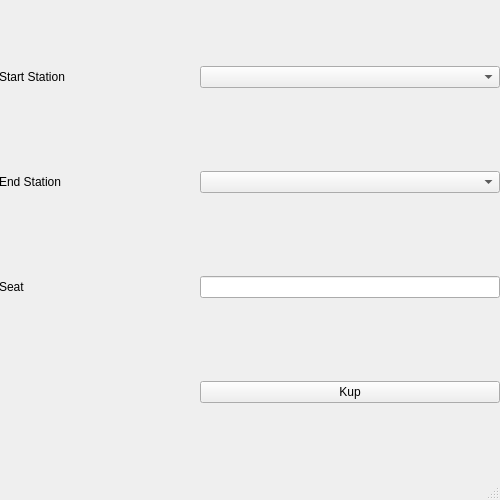
<?xml version="1.0" encoding="UTF-8"?>
<ui version="4.0">
 <class>erwwrw</class>
 <widget class="QMainWindow" name="erwwrw">
  <property name="geometry">
   <rect>
    <x>0</x>
    <y>0</y>
    <width>500</width>
    <height>500</height>
   </rect>
  </property>
  <property name="maximumSize">
   <size>
    <width>500</width>
    <height>500</height>
   </size>
  </property>
  <property name="windowTitle">
   <string>MainWindow</string>
  </property>
  <widget class="QWidget" name="centralwidget">
   <widget class="QWidget" name="gridLayoutWidget">
    <property name="geometry">
     <rect>
      <x>-1</x>
      <y>-11</y>
      <width>501</width>
      <height>491</height>
     </rect>
    </property>
    <layout class="QGridLayout" name="gridLayout">
     <item row="0" column="1">
      <widget class="QComboBox" name="startStationCombo"/>
     </item>
     <item row="1" column="1">
      <widget class="QComboBox" name="endStationCombo"/>
     </item>
     <item row="0" column="0">
      <widget class="QLabel" name="label">
       <property name="text">
        <string>Start Station</string>
       </property>
      </widget>
     </item>
     <item row="1" column="0">
      <widget class="QLabel" name="label_2">
       <property name="text">
        <string>End Station</string>
       </property>
      </widget>
     </item>
     <item row="2" column="1">
      <widget class="QLineEdit" name="seatEdit">
       <property name="maximumSize">
        <size>
         <width>300</width>
         <height>16777215</height>
        </size>
       </property>
      </widget>
     </item>
     <item row="2" column="0">
      <widget class="QLabel" name="label_3">
       <property name="text">
        <string>Seat</string>
       </property>
      </widget>
     </item>
     <item row="3" column="1">
      <widget class="QPushButton" name="purchaseTicketButton">
       <property name="text">
        <string>Kup</string>
       </property>
      </widget>
     </item>
    </layout>
   </widget>
  </widget>
  <widget class="QMenuBar" name="menubar">
   <property name="geometry">
    <rect>
     <x>0</x>
     <y>0</y>
     <width>500</width>
     <height>17</height>
    </rect>
   </property>
  </widget>
  <widget class="QStatusBar" name="statusbar"/>
 </widget>
 <resources/>
 <connections/>
</ui>
